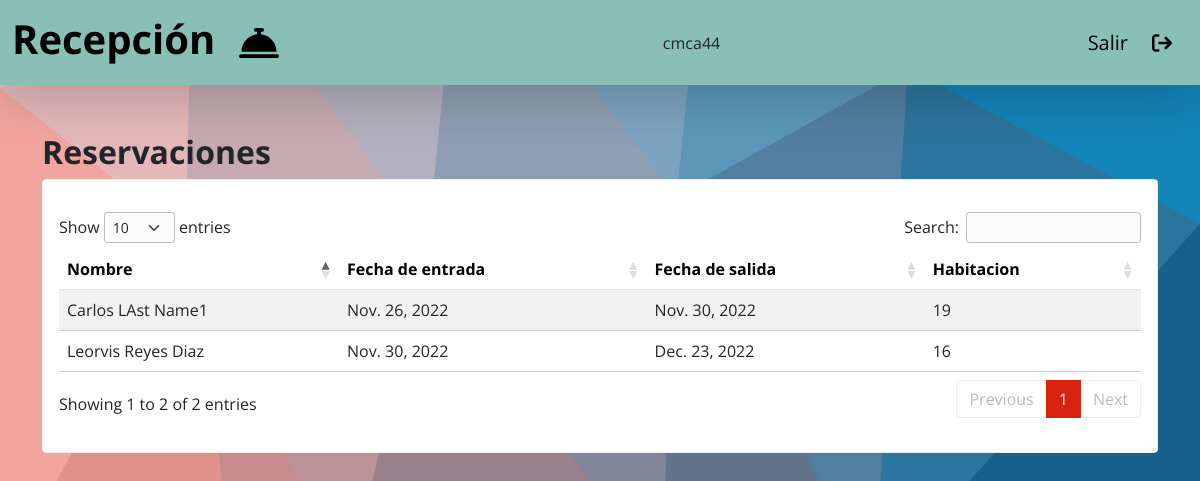
The page /reservations/ (signed in) on the database its author committed.
### main/models.py (models this page shows, shortened)
class User(AbstractUser):
    category = models.CharField(max_length=20)

class Reservacion(models.Model):
    name = models.CharField(max_length=50)
    lastName = models.CharField(max_length=50)
    entry_date = models.DateField()
    out_date = models.DateField()
    roomNumber = models.ForeignKey(Habitacion, on_delete=models.CASCADE)

class Habitacion(models.Model):
    roomNumber = models.IntegerField(primary_key=True)
    dispo = models.BooleanField(default=True)
    def __str__(self):
        return self.roomNumber.__str__()

### main/views.py (the view)
# urls.py: path('reservations/', views.reservations, name='reservations'),
@login_required
def reservations(request):
    reservation = Reservacion.objects.all()
    context = {'names': reservation}
    return render(request, 'reservations/reservations.html', context)

### main/templates/reservations/reservations.html
{% extends 'base.html' %} {% load static %} {% block content %}
<div>{% include 'reservations/reservations_list.html' %}</div>
{% endblock content %}

### main/templates/base.html (shortened to what this page needs)
{% load static %}
<!DOCTYPE html>
<html lang="en">
  <head>
    <link rel="stylesheet" href="{% static 'css/bootstrap.css' %}" />
    <link rel="stylesheet" href="{% static 'css/styles.css' %}" />
    <link
      rel="stylesheet"
      type="text/css"
      href="{% static 'plugins/data_tables/datatables.min.css' %}"
    />
  </head>
  <body>
    {% if request.user.is_authenticated %}
    <nav
      class="navbar navbar-expand-lg border-0 shadow-lg"
      style="background-color: #89bfb6; height: 85px"
    >
      <div class="container-fluid align-items-center">
        <a
          href="{% url 'home' %}"
          class="navbar-brand text-black d-flex align-items-center gap-4"
        >
          {% if request.user.category == '1' %}
          <h1 class="fw-bold">Administración</h1>
          <i class="fa-solid fa-user-tie fa-2xl"></i>
          {% else %}
          <h1 class="fw-bold">Recepción</h1>
          <i class="fa-solid fa-bell-concierge fa-2xl"></i>
          {% endif %}
        </a>
        {{request.user}}
        <a
          href="{% url 'logout' %}"
          class="navbar-brand text-black d-flex align-items-center gap-4"
        >
          <p class="m-0">Salir</p>
          <i class="fa-solid fa-arrow-right-from-bracket"></i>
        </a>
      </div>
    </nav>
    {% endif %} {% block content %} {% endblock content %}
  </body>
</html>

### main/templates/reservations/reservations_list.html (shortened to what this page needs)
<section class="container my-5 w-100 w-md-75">
  <div class="d-flex gap-2">
    <h2 class="fw-bold">Reservaciones</h2>
  </div>
  <div class="card py-3">
    <div class="card-body">
      <table id="table_id" class="display table table-striped">
        <thead class="table-light">
          <tr>
            <th>Nombre</th>
            <th>Fecha de entrada</th>
            <th>Fecha de salida</th>
            <th>Habitacion</th>
          </tr>
        </thead>
        <tbody>
          {% for reservation in names %}
          <tr>
            <td>{{reservation.name}} {{reservation.lastName}}</td>
            <td>{{reservation.entry_date}}</td>
            <td>{{reservation.out_date}}</td>
            <td>{{reservation.roomNumber}}</td>
          </tr>
          {% endfor %}
        </tbody>
      </table>
    </div>
  </div>
</section>

### main/static/css/styles.css (style rules this page uses)
body { background-image: url("../assets/bg_bggenerator_com_1.jpg"); background-position: center; background-repeat: no-repeat; background-size: cover; }

### rows shown on the page
User: user "cmca44"
Reservacion: name "Leorvis", lastName "Reyes Diaz", entry_date "Nov. 30, 2022", out_date "Dec. 23, 2022", roomNumber "16"
Reservacion: name "Carlos", lastName "LAst Name1", entry_date "Nov. 26, 2022", out_date "Nov. 30, 2022", roomNumber "19"
